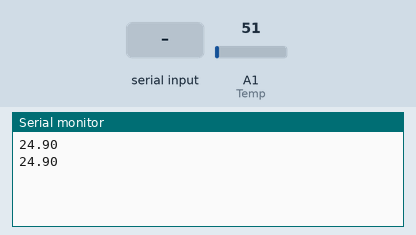
Recording of a sketch running on a simulated Arduino Uno, built with avr-gcc and run on an emulated ATmega328P. Parts: the last lines printed to the serial monitor. The test bench sets the inputs (shaded band); at power-on: A1 (Temp) = 51.

Above: at 1.8 s.
1.9 s: "90,45\n" received over Serial
6.0 s: "1\n" received over Serial
7.5 s: A1 (Temp) set to 61
At 8.8 s:
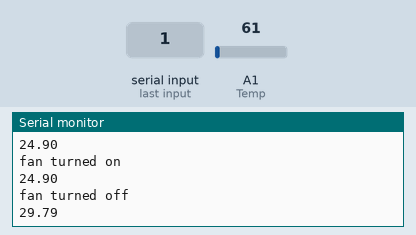
9.0 s: A1 (Temp) set to 71
At 9.9 s:
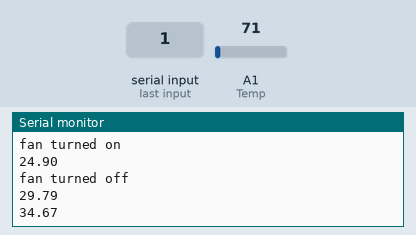
Timing chart, 0 to 11.5 s (numbered marks = the images above; inputs shaded):
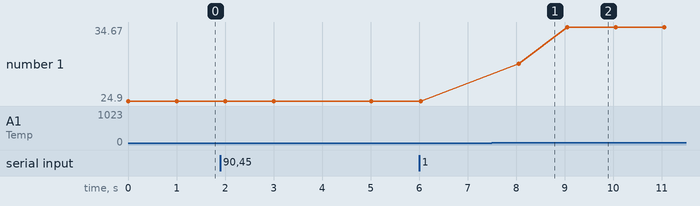

The sketch:

controlArduino.ino
```cpp
int Temp = 1;
float val;
int fanPin=9;


void setup()
{
  Serial.begin(9600);

}

void loop()
{
  RecordTempreture();
  delay(1000);
//read temperature
if(Serial.available())
{
  ControlFan(Serial.parseInt());
  Serial.flush();
}


}

void RecordTempreture()
{
  val = analogRead(Temp);
  float celVal=(val/1024.0)*500;
  Serial.print(celVal);
  Serial.println();

}

void ControlFan(int n)
{
  if(n == 0)
    Serial.println("fan turned off");
    //digitalWrite(fanPin,LOW);
   if(n == 1)
     Serial.println("fan turned on");
    // digitalWrite(fanPin,HIGH);
}
```

Measured:
- after the input at 7.5 s, the serial monitor: prints a new line after 0.55 s (image 1)
- after the input at 9.0 s, the serial monitor: prints a new line after 0.05 s (image 2)
- plotted number 1: 24.9 → 29.79 after the input at 7.5 s, 29.79 → 34.67 after the input at 9.0 s
